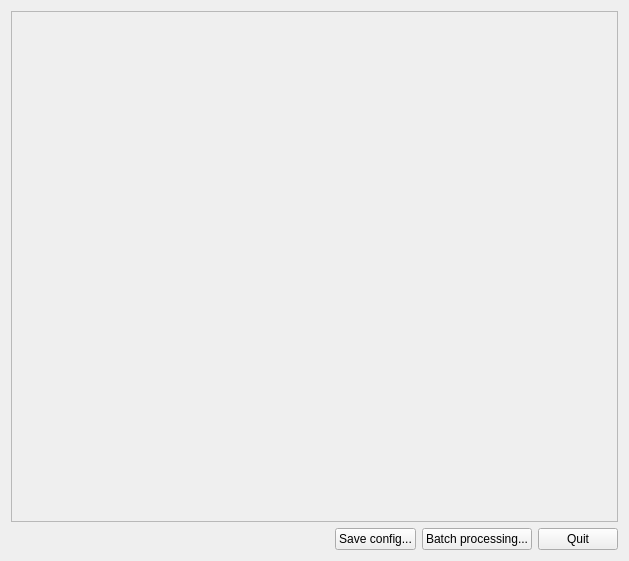
<?xml version="1.0" encoding="UTF-8"?>
<ui version="4.0">
 <class>Form</class>
 <widget class="QWidget" name="Form">
  <property name="geometry">
   <rect>
    <x>0</x>
    <y>0</y>
    <width>629</width>
    <height>561</height>
   </rect>
  </property>
  <property name="windowTitle">
   <string>pyFAI-integration</string>
  </property>
  <layout class="QVBoxLayout" name="verticalLayout">
   <item>
    <widget class="QScrollArea" name="_holder">
     <property name="sizePolicy">
      <sizepolicy hsizetype="MinimumExpanding" vsizetype="Expanding">
       <horstretch>0</horstretch>
       <verstretch>0</verstretch>
      </sizepolicy>
     </property>
     <property name="widgetResizable">
      <bool>true</bool>
     </property>
     <widget class="QWidget" name="scrollAreaWidgetContents">
      <property name="geometry">
       <rect>
        <x>0</x>
        <y>0</y>
        <width>607</width>
        <height>501</height>
       </rect>
      </property>
      <layout class="QVBoxLayout" name="verticalLayout_2"/>
     </widget>
    </widget>
   </item>
   <item>
    <widget class="QWidget" name="widget_3" native="true">
     <layout class="QHBoxLayout" name="horizontalLayout_3">
      <property name="margin">
       <number>0</number>
      </property>
      <item>
       <spacer name="horizontalSpacer_2">
        <property name="orientation">
         <enum>Qt::Horizontal</enum>
        </property>
        <property name="sizeHint" stdset="0">
         <size>
          <width>213</width>
          <height>20</height>
         </size>
        </property>
       </spacer>
      </item>
      <item>
       <widget class="QPushButton" name="save_json_button">
        <property name="enabled">
         <bool>true</bool>
        </property>
        <property name="sizePolicy">
         <sizepolicy hsizetype="Fixed" vsizetype="Fixed">
          <horstretch>0</horstretch>
          <verstretch>0</verstretch>
         </sizepolicy>
        </property>
        <property name="text">
         <string>Save config...</string>
        </property>
       </widget>
      </item>
      <item>
       <widget class="QPushButton" name="batch_processing">
        <property name="enabled">
         <bool>true</bool>
        </property>
        <property name="sizePolicy">
         <sizepolicy hsizetype="Fixed" vsizetype="Fixed">
          <horstretch>0</horstretch>
          <verstretch>0</verstretch>
         </sizepolicy>
        </property>
        <property name="text">
         <string>Batch processing...</string>
        </property>
       </widget>
      </item>
      <item>
       <widget class="QPushButton" name="quit_button">
        <property name="enabled">
         <bool>true</bool>
        </property>
        <property name="sizePolicy">
         <sizepolicy hsizetype="Fixed" vsizetype="Fixed">
          <horstretch>0</horstretch>
          <verstretch>0</verstretch>
         </sizepolicy>
        </property>
        <property name="text">
         <string>Quit</string>
        </property>
       </widget>
      </item>
     </layout>
    </widget>
   </item>
  </layout>
 </widget>
 <resources/>
 <connections/>
</ui>
